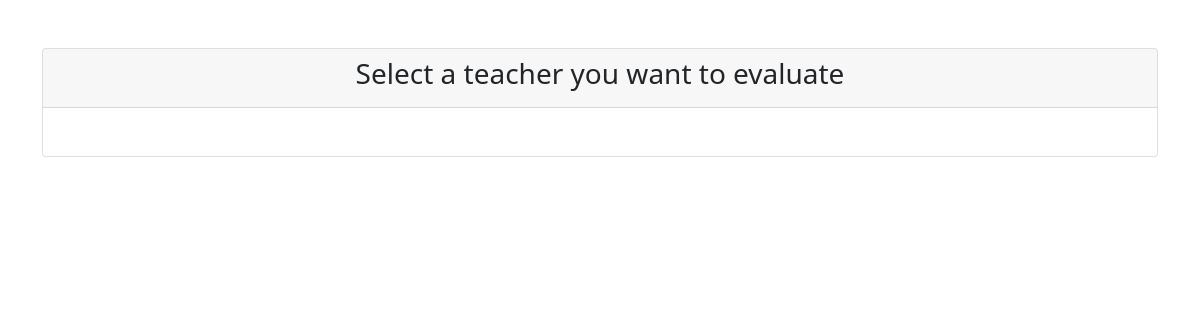
Before: /evaluations/selection/ with the older database file.
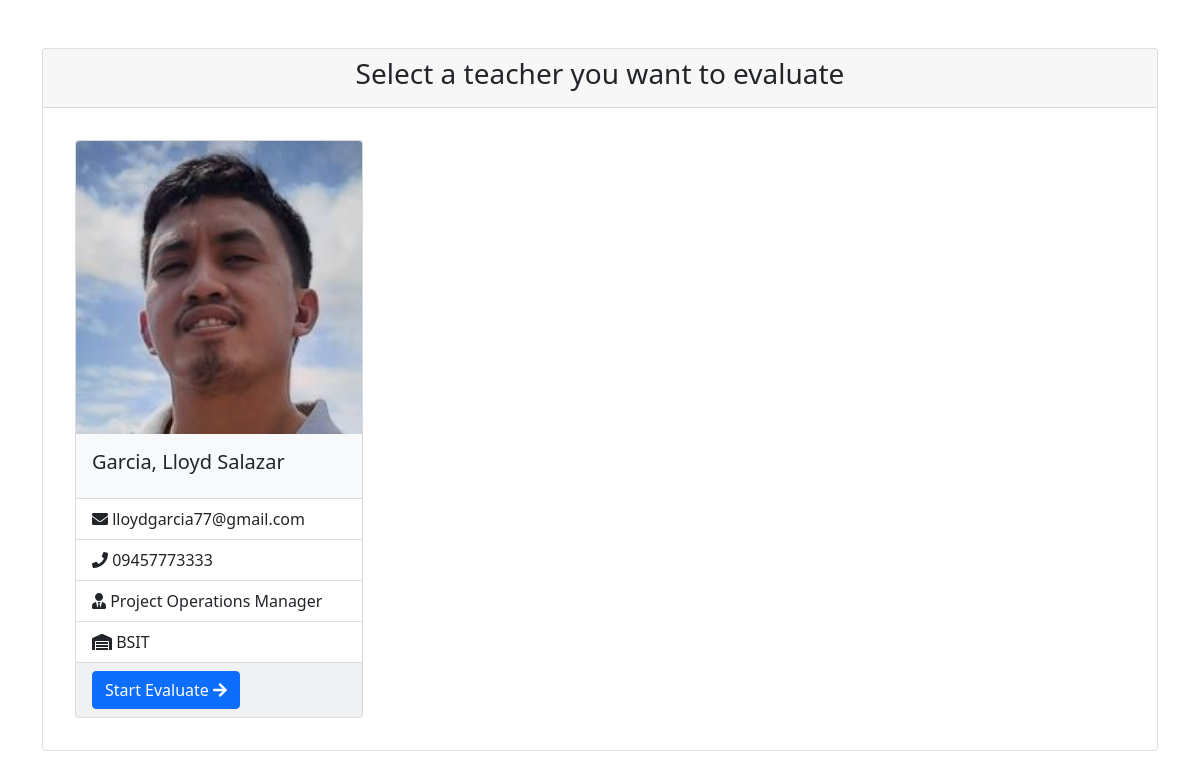
After: the same page with the newer database file.
### teachers_portal/models.py (models this page shows, shortened)
class ProfileDetail(models.Model):
    GENDER_LIST = (
        ('Male','Male'),
        ('Female','Female'),
    )
    id = models.UUIDField(primary_key=True, default=uuid.uuid4)
    account = models.OneToOneField(User, on_delete=models.CASCADE, related_name="fk_profile_detail_account")
    image = models.ImageField(upload_to="images/", blank=True,)
    s_name = models.CharField(max_length=20, blank=True)
    f_name = models.CharField(max_length=50, verbose_name="First Name")
    m_name = models.CharField(max_length=50, verbose_name="Middle Name", blank=True, null=True)
    l_name = models.CharField(max_length=50, verbose_name="Last Name")
    gender = models.CharField(max_length=50, choices=GENDER_LIST, default='Male')
    dob = models.DateField(blank=True, null=True, verbose_name="Date of Birth")
    age = models.IntegerField(blank=True, null=True)
    address = models.TextField()
    position = models.CharField(max_length=150)
    highest_deg_attain = models.CharField(max_length=150, blank=True, null=True)
    course = models.CharField(max_length=150)
    school_grad = models.CharField(max_length=150)
    department = models.CharField(max_length=150)
    subject_coordinator = models.CharField(max_length=150)
    contact_no = models.CharField(max_length=15, verbose_name="Contact No", blank=True, null=True, unique=True, validators=[MinLengthValidator(10)])
    date_hired = models.DateTimeField(auto_now=True)
    def get_full_name(self):
        return f'{self.l_name}, {self.f_name} {self.m_name}'

class User(AbstractBaseUser, PermissionsMixin):
    email = models.EmailField(max_length=50, unique=True)
    date_added = models.DateTimeField(auto_now=True)
    is_valid = models.BooleanField(default=False)
    is_active = models.BooleanField(default=True)
    is_staff = models.BooleanField(default=False)
    objects = UserManager()
    USERNAME_FIELD = 'email'
    REQUIRED_FIELDS = [] # Email & Password are

### teachers_portal/views.py (the view)
# urls.py: path("evaluations/selection/", views.evaluations_selection, name="evaluations_selection"),
def evaluations_selection(request, *args, **kwargs):
    template_name = 'evaluations/selection.html'
    teachers = models.ProfileDetail.objects.all()
    context = {
        'teachers': teachers,
    }
    return render(request, template_name, context)

### teachers_portal/templates/evaluations/selection.html (shortened to what this page needs)
{% load static %}
{% load humanize %}
<!DOCTYPE html>
<html lang="en">
<head>
    <link href="https://cdn.jsdelivr.net/npm/simple-datatables@latest/dist/style.css" rel="stylesheet" />
    <link href="{% static 'css/styles.css' %}" rel="stylesheet" />
</head>
<body class="sb-nav-fixed">
    <div class="container">
        <div class="row">
            <div class="col-md-12">
                <div class="card mt-5">
                    <div class="card-header">
                        <h3 class="text-center">Select a teacher you want to evaluate</h3>
                    </div>
                    <div class="card-body">
                        <div class="d-flex p-2 flex-row">
                            {% for i in teachers %}
                            <div class="card bg-light m-2" style="width: 18rem;">
                                {% if i.image %}
                                <img class="card-img-top" src="{{ i.image.url }}" alt="Card image cap">
                                {% else %}
                                <img class="card-img-top" src="{% static 'images/admin_icon.jpg' %}" alt="Card image cap">
                                {% endif %}
                                <div class="card-body">
                                    <h5 class="card-title">{{ i.get_full_name }}</h5>
                                </div>
                                <ul class="list-group list-group-flush">
                                    <li class="list-group-item">
                                        <i class="fas fa-envelope mr-1"></i>
                                        {{ i.account.email }}
                                    </li>
                                    <li class="list-group-item">
                                        <i class="fas fa-phone mr-1"></i>
                                        {{ i.contact_no }}
                                    </li>
                                    <li class="list-group-item">
                                        <i class="fas fa-user-tie mr-1"></i>
                                        {{ i.position }}
                                    </li>
                                    <li class="list-group-item">
                                        <i class="fas fa-warehouse mr-1"></i>
                                        {{ i.department }}
                                    </li>
                                </ul>
                                <div class="card-footer">
                                    <a href="{% url 'tp:evaluate_teacher' i.id %}" class="btn btn-primary">
                                        Start Evaluate
                                        <i class="fas fa-arrow-right ml-1"></i>
                                    </a>
                                </div>
                            </div>
                            {% endfor %}
                        </div>
                    </div>
                </div>
            </div>
        </div>
    </div>
</body>
</html>

Changed rows visible on the page:
added ProfileDetail: image (picture), get_full_name "Garcia, Lloyd Salazar", account.email "lloydgarcia77@gmail.com", contact_no "09457773333", position "Project Operations Manager", department "BSIT"
